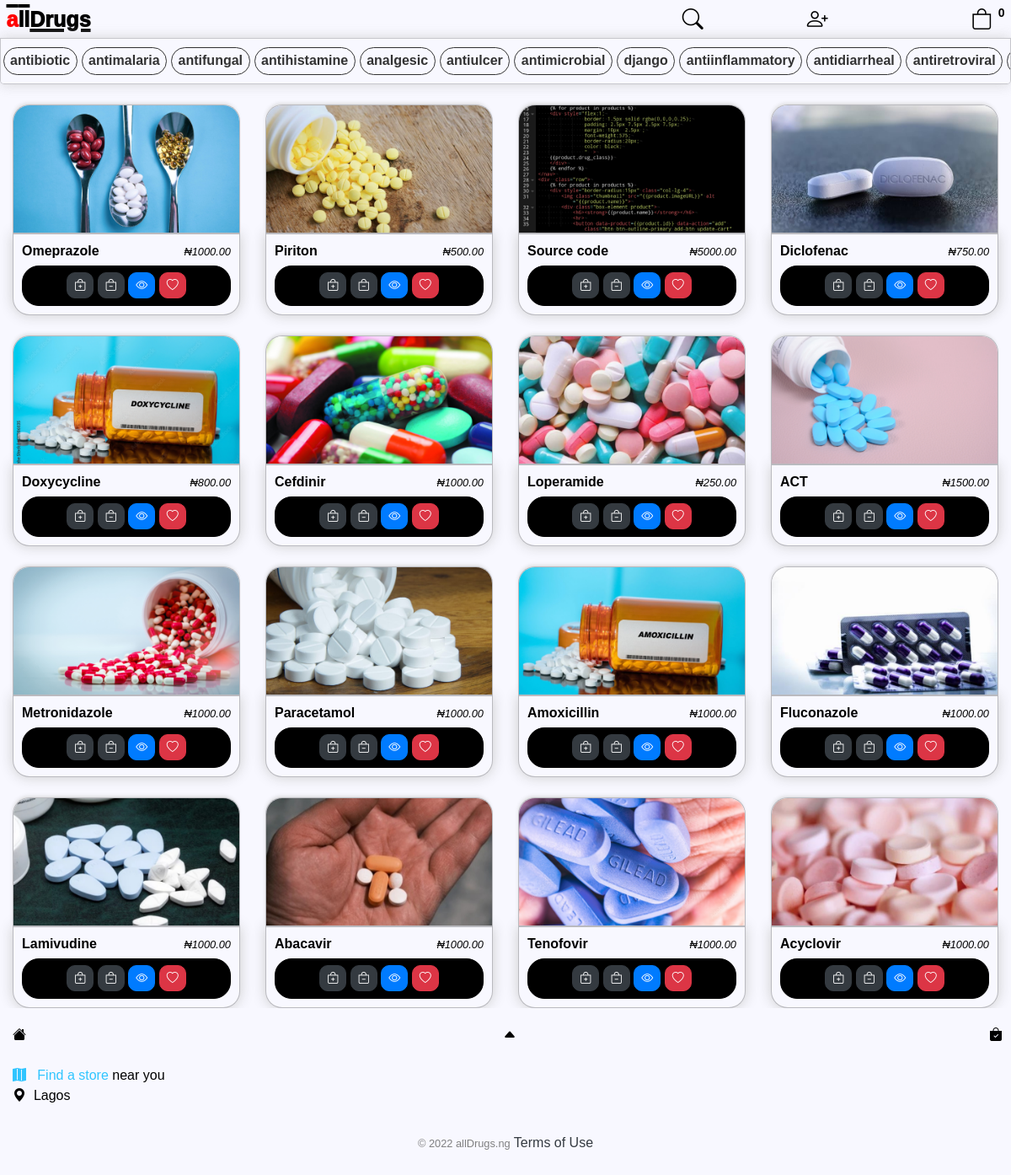
The page / on the database its author committed.
### store/models.py (models this page shows, shortened)
class Category (models.Model):
    name = models.CharField(max_length=200, null= True)
    indication = models.TextField (max_length=2000,blank=True, null=True,default="ailment")

class Product(models.Model):
    name = models.CharField(max_length=200, null=True,default="drug")
    drug_class = models.ManyToManyField(Category,default="analgesic")
    price = models.DecimalField(default=1000,max_digits=10, decimal_places=2)
    digital = models.BooleanField(default=False,null=True,  blank=False)
    image = models.ImageField(null=True, blank=True, default='sample.png', upload_to='uploads/')
    form = models.CharField (max_length=200,null=True,blank=True,default='Tablet',choices=dosage_form)
    dosage = models.CharField (max_length=200,blank=True,null=True,default="100mg")
    indication = models.TextField (max_length=2000,blank=True, null=True,default="ailment")
    prescription = models.CharField(max_length=1000,blank=True,null=True,default="daily")
    color = ColorField(default='#FF0000',format="hexa", image_field="image")
    @property
    def imageURL(self):
        try:
            url = self.image.url
        except:
            url=''
        return url

### store/views.py (the view)
# urls.py: path("", include ('store.urls')),
def store(request):
	data = cartData(request)
	cartItems = data['cartItems']
	order = data['order']
	items = data['items']
	category = Category.objects.all()
	products = Product.objects.all()
	context = {'products':products,'category':category, 'cartItems':cartItems}
	return render(request, 'store/store.html', context)

### store/utils.py (called while the page is built, shortened)
def cookieCart(request):
	try:
		cart = json.loads(request.COOKIES['cart'])
	except:
		cart = {}
	print('CART:', cart)
	items = []
	order = {'get_cart_total':0, 'get_cart_items':0, 'shipping':False}
	cartItems = order['get_cart_items']
	return {'cartItems':cartItems ,'order':order, 'items':items}

def cartData(request):
	if request.user.is_authenticated:
		customer = request.user.customer
		order, created = Order.objects.get_or_create(customer=customer, complete=False)
		items = order.orderitem_set.all()
		cartItems = order.get_cart_items
	else:
		cookieData = cookieCart(request)
		cartItems = cookieData['cartItems']
		order = cookieData['order']
		items = cookieData['items']
	return {'cartItems':cartItems ,'order':order, 'items':items}

### store/templates/store/store.html (shortened to what this page needs)
{% extends "store/main.html" %}
{% load static %}
{% block content %}
<nav id="drug_class_nav" style="overflow:auto" class="navbar sticky-top">
    {% for category in category %}
    <div id="drug_class">
        <a href="{% url 'drug_class' category.id %}">
            {{category.name}}
        </a>
    </div>
    {% endfor %}
</nav>
<div class="row" style="display:flex; justify-content: space-between;overflow:auto">
    {% for product in products %}
    <div id="cart-product" style="" class="col-lg-4">
        <img style="border-radius: 20px 20px 0px 0px; margin-top:14px" class="thumbnail" src="{{product.imageURL}}" alt="{{product.name}}">
        <div align="center" class="box-element store" style="overflow:auto; border-radius:0px 0px 20px 20px">
            <div style="display:flex" align="center">
                <h6 style="flex:1.5" class="text-left">
                    <a href="{% url 'product' product.id %}">
                        <strong>{{product.name}}</strong>
                    </a>
                </h6>
                <h6 class="text-right" style="flex:0.5">
                    <small>
                        <i>₦{{product.price|floatformat:2}}</i>
                    </small>
                </h6>
            </div>
            <div style="border: 1px solid black; border-radius:20px; padding:7.5px 6px 7.5px 6px;background:black">
                <button data-product={{product.id}} data-action="add" class="btn btn-dark add-btn update-cart btn-sm">
                    <i class="bi bi-bag-plus"></i>
                </button>
                <button data-product={{product.id}} data-action="remove" class="btn btn-dark remove-btn update-cart btn-sm">
                    <i class="bi bi-bag-dash"></i>
                </button>
                <a class="btn btn-primary btn-sm" href="{% url 'product' product.id %}">
                    <i class="bi bi-eye"></i>
                </a>
                <a id="ace" class="btn btn-danger btn-sm" href="#">
                    <i class="bi bi-heart"></i>
                </a>
            </div>
        </div>
    </div>
    {% endfor %}
</div>
{% endblock content %}

### static/css/main.css (style rules this page uses)
body { background-color: #f8f8ff!important; font-weight: 400; font-family:'Choco cooky',reross-quadratic, sans-serif; color: #000; font-style: normal; padding:0px; margin:0px; overflow: scroll; }
#drug_class_nav { display: flex; flex-direction: column; border: .2px solid rgba(0,0,0,0.25); overflow: scroll; box-shadow: hsl(0, 0%, 80%) 0 0 16px; padding: 0px 0px 0px 0px; background-color: #f8f8ff; opacity: .8; border-radius: 0px 0px 5px 5px; height: 55px; }
#drug_class { flex: 1; border: 1px solid rgba(0,0,0,1); padding: 2.5px 7.5px 2.5px 7.5px; margin: 10px 2.5px; font-weight: 575; background: #f8f8ff; border-radius: 20px; color: #000; }
#drug_class a ,.store h6 a { color:#000; }
h1,h2,h3,h4,h5,h6 { color: #000; }
.box-element { box-shadow: hsl(0, 0%, 80%) 0 0 16px; background-color: #f8f8ff; border: .2px solid rgba(0,0,0,0.25); padding: 10px; width:100%; }
.thumbnail { background: #f8f8ff; border: .2px solid rgba(0,0,0,0.25); width: 100%; height:auto; -webkit-box-shadow: -1px -3px 5px -2px rgba(214,214,214,1); -moz-box-shadow: -1px -3px 5px -2px rgba(214,214,214,1); box-shadow: -1px -3px 5px -2px rgba(214,214,214,1); }
.col-lg-4, .col-lg-6, .col-lg-8, .col-lg-12 { margin-top: 10px; }
.btn { border-radius: 10px; }
#cart-product { border-radius:15px; flex:50%; }
@media screen and (min-width: 480px) { #cart-product { flex:25%; } }
.row { width:100%; margin:0px; padding: 0px; }
.store { background:#f8f8ff; }

### static/css/main_dark.css (style rules this page uses)
body { background-color: rgb(37,37,37,1)!important; font-weight: 400; font-family: 'Choco cooky',reross-quadratic, sans-serif; color: white; font-style: normal; margin:0px; padding:0px; }
#drug_class_nav { display: flex; flex-direction: column; overflow: scroll; box-shadow: hsl(0, 0%, 20%) 0 0 16px; padding: 0px 0px 0px 0px; background-color: #070700; opacity: .8; border-radius: 0px 0px 5px 5px; height: 55px; }
#drug_class { flex: 1; border: 1.5px solid rgba(255,255,255,0.25); padding: 2.5px 7.5px 2.5px 7.5px; margin: 10px 2.5px; font-weight: 575; border-radius: 20px; color: white; }
#drug_class a { color:white; }
h1,h2,h3,h4,h5,h6 { color: white; }
.box-element { box-shadow: hsl(0, 0%, 20%) 0 0 16px; background-color: #070700; border-radius: 20px; padding: 10px; }
.thumbnail { background: #070700; width: 100%; height: auto; -webkit-box-shadow: -1px -3px 5px -2px rgba(41,41,41,1); -moz-box-shadow: -1px -3px 5px -2px rgba(41,41,41,1); box-shadow: -1px -3px 5px -2px rgba(41,41,41,1); }
.col-lg-4, .col-lg-6, .col-lg-8, .col-lg-12 { margin-top: 10px; }
.btn { border-radius: 10px; }
#cart-product { border-radius:15px; flex:50%; }
@media screen and (min-width: 480px) { #cart-product { flex:25%; } }
.row { width:100%; margin:0px; padding: 0px; }
.store { background: #070700; }

### rows shown on the page
Category: name "antibiotic"
Category: name "antimalaria"
Category: name "antifungal"
Category: name "antihistamine"
Category: name "analgesic"
Category: name "antiulcer"
Category: name "antimicrobial"
Category: name "django"
Category: name "antiinflammatory"
Category: name "antidiarrheal"
Category: name "antiretroviral"
Product: imageURL (picture), name "Omeprazole", price "1000.00"
Product: imageURL (picture), name "Piriton", price "500.00"
Product: imageURL (picture), name "Source code", price "5000.00"
Product: imageURL (picture), name "Diclofenac", price "750.00"
Product: imageURL (picture), name "Doxycycline", price "800.00"
Product: imageURL (picture), name "Cefdinir", price "1000.00"
Product: imageURL (picture), name "Loperamide", price "250.00"
Product: imageURL (picture), name "ACT", price "1500.00"
Product: imageURL (picture), name "Metronidazole", price "1000.00"
Product: imageURL (picture), name "Paracetamol", price "1000.00"
Product: imageURL (picture), name "Amoxicillin", price "1000.00"
Product: imageURL (picture), name "Fluconazole", price "1000.00"
Product: imageURL (picture), name "Lamivudine", price "1000.00"
Product: imageURL (picture), name "Abacavir", price "1000.00"
Product: imageURL (picture), name "Tenofovir", price "1000.00"
Product: imageURL (picture), name "Acyclovir", price "1000.00"

### other values the page prints
{{ cartItems }} "0"
